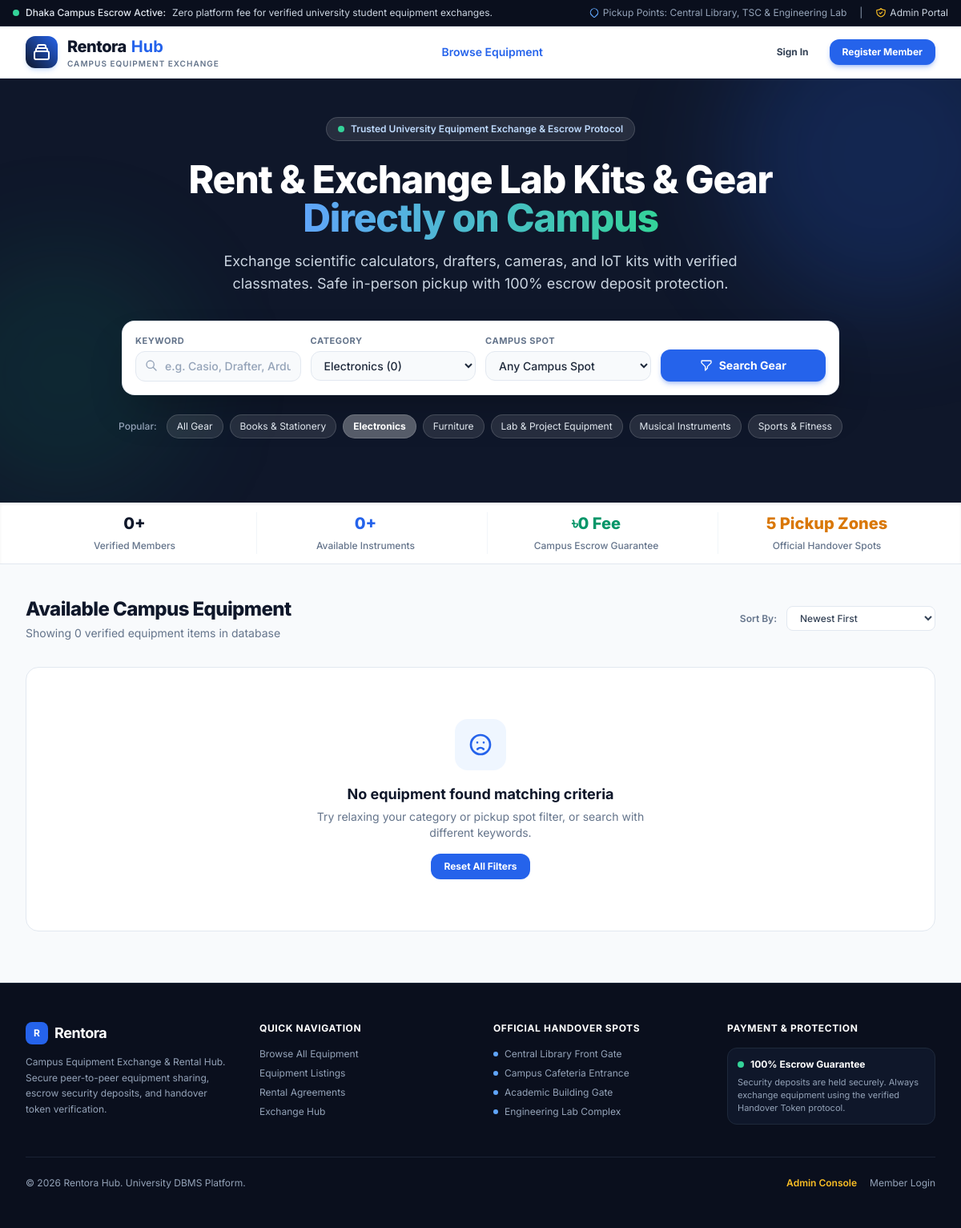
The app's page /index.php?category_id=1 with its own data.
### tables this page shows
CREATE TABLE category (
    category_id    INT UNSIGNED AUTO_INCREMENT PRIMARY KEY,
    category_name  VARCHAR(50) NOT NULL,
    CONSTRAINT uq_category_name UNIQUE (category_name)
);

### index.php (the view, shortened to what this page needs)
<?php
require_once(__DIR__ . '/config/db.php');
$query = isset($_GET['query']) ? trim($_GET['query']) : '';
$category_id = (isset($_GET['category_id']) && $_GET['category_id'] !== 'ALL' && $_GET['category_id'] !== '') ? (int)$_GET['category_id'] : 0;
$sort = isset($_GET['sort']) ? trim($_GET['sort']) : 'newest';
$categories = [];
try {
    $catStmt = $pdo->query("
        SELECT c.category_id, c.category_name, COUNT(e.equipment_id) as item_count
        FROM category c
        LEFT JOIN equipment e ON c.category_id = e.category_id AND e.availability_status = 'Available'
        GROUP BY c.category_id, c.category_name
        ORDER BY c.category_name ASC
    ");
    $categories = $catStmt->fetchAll();
} catch (Exception $e) {
    $categories = [];
}
$where_clauses = ["(e.availability_status = 'Available')"];
$params = [];
if ($category_id > 0) {
    $where_clauses[] = "e.category_id = :cat_id";
    $params['cat_id'] = $category_id;
}
$where_sql = "WHERE " . implode(" AND ", $where_clauses);
$order_sql = "ORDER BY e.equipment_id DESC";
$items = [];
$total_items = 0;
try {
    $items_sql = "SELECT e.*, e.equipment_name AS title, e.rental_rate AS daily_rate,
                         e.condition_status AS item_condition, c.category_name,
                         CONCAT(m.first_name, ' ', m.last_name) AS owner_name,
                         m.username AS owner_student_id,
                         m.campus_address AS campus_spot
                  FROM equipment e
                  LEFT JOIN category c ON e.category_id = c.category_id
                  LEFT JOIN member m ON e.owner_id = m.member_id
                  $where_sql $order_sql";
    $stmt = $pdo->prepare($items_sql);
    $stmt->execute($params);
    $items = $stmt->fetchAll();
    $total_items = count($items);
} catch (Exception $e) {
    $items = [];
    $total_items = 0;
}
$count_students = 0;
$count_avail = 0;
try {
    $stRes = $pdo->query("SELECT COUNT(*) FROM member");
    $count_students = $stRes->fetchColumn() ?: 0;
    $avRes = $pdo->query("SELECT COUNT(*) FROM equipment WHERE availability_status = 'Available'");
    $count_avail = $avRes->fetchColumn() ?: 0;
} catch (Exception $e) {
    $count_students = 0;
    $count_avail = 0;
}
require_once(__DIR__ . '/includes/header.php');
require_once(__DIR__ . '/includes/nav.php');
?>
  <section class="relative bg-gradient-to-b from-navy-900 via-navy-900 to-slate-900 text-white pt-12 pb-20 overflow-hidden">
    <div class="absolute -top-24 -right-24 w-96 h-96 bg-primary-600/20 rounded-full blur-3xl pointer-events-none"></div>
    <div class="absolute bottom-0 -left-20 w-80 h-80 bg-emerald-500/10 rounded-full blur-3xl pointer-events-none"></div>
    <div class="relative max-w-7xl mx-auto px-4 sm:px-6 lg:px-8 text-center">
      <div class="inline-flex items-center gap-2 px-3.5 py-1.5 rounded-full bg-white/10 border border-white/15 text-xs font-semibold text-blue-200 mb-6 backdrop-blur-sm">
        <span class="w-2 h-2 rounded-full bg-emerald-400"></span>
        <span>Trusted University Equipment Exchange & Escrow Protocol</span>
      </div>
      <h1 class="text-3xl sm:text-4xl lg:text-5xl font-extrabold tracking-tight text-white max-w-3xl mx-auto leading-tight">
        Rent & Exchange Lab Kits & Gear <span class="text-transparent bg-clip-text bg-gradient-to-r from-blue-400 to-emerald-400">Directly on Campus</span>
      </h1>
      <p class="mt-4 text-base sm:text-lg text-slate-300 max-w-2xl mx-auto font-normal">
        Exchange scientific calculators, drafters, cameras, and IoT kits with verified classmates. Safe in-person pickup with 100% escrow deposit protection.
      </p>
      <div class="mt-8 max-w-4xl mx-auto bg-white p-3 sm:p-4 rounded-2xl shadow-2xl border border-slate-200/80 text-left">
        <form id="filter-form" action="index.php" method="GET" class="grid grid-cols-1 sm:grid-cols-2 lg:grid-cols-4 gap-3">
          <div class="relative">
            <label for="search_query" class="block text-[11px] font-bold text-slate-500 uppercase tracking-wider mb-1">Keyword</label>
            <div class="relative">
              <input type="text" id="search_query" name="query" value="<?php echo htmlspecialchars($query); ?>" placeholder="e.g. Casio, Drafter, Arduino" class="w-full pl-9 pr-3 py-2 text-sm bg-slate-50 border border-slate-200 rounded-xl focus:ring-2 focus:ring-primary-600 focus:border-primary-600 text-slate-800 placeholder-slate-400 font-medium">
              <svg class="w-4 h-4 text-slate-400 absolute left-3 top-2.5" fill="none" stroke="currentColor" viewBox="0 0 24 24"><path stroke-linecap="round" stroke-linejoin="round" stroke-width="2" d="M21 21l-6-6m2-5a7 7 0 11-14 0 7 7 0 0114 0z"></path></svg>
            </div>
          </div>
          <div>
            <label for="category_id" class="block text-[11px] font-bold text-slate-500 uppercase tracking-wider mb-1">Category</label>
            <select id="category_id" name="category_id" class="w-full px-3 py-2 text-sm bg-slate-50 border border-slate-200 rounded-xl focus:ring-2 focus:ring-primary-600 focus:border-primary-600 text-slate-800 font-medium">
              <?php foreach ($categories as $cat): ?>
                <?php $cid = $cat['category_id'] ?? $cat['id']; ?>
                <option value="<?php echo $cid; ?>" <?php if ($category_id == $cid) echo 'selected'; ?>>
                  <?php echo htmlspecialchars($cat['category_name'] ?? $cat['name'] ?? ''); ?> (<?php echo $cat['item_count'] ?? 0; ?>)
                </option>
              <?php endforeach; ?>
            </select>
          </div>
          <div>
            <label for="pickup_spot" class="block text-[11px] font-bold text-slate-500 uppercase tracking-wider mb-1">Campus Spot</label>
            <select id="pickup_spot" name="pickup_spot" class="w-full px-3 py-2 text-sm bg-slate-50 border border-slate-200 rounded-xl focus:ring-2 focus:ring-primary-600 focus:border-primary-600 text-slate-800 font-medium">
              <option value="ALL">Any Campus Spot</option>
            </select>
          </div>
          <div class="flex items-end">
            <button type="submit" class="w-full py-2.5 px-4 bg-primary-600 hover:bg-primary-700 text-white font-bold rounded-xl text-sm shadow-md shadow-blue-600/30 transition-all flex items-center justify-center gap-2">
              <svg class="w-4 h-4" fill="none" stroke="currentColor" viewBox="0 0 24 24"><path stroke-linecap="round" stroke-linejoin="round" stroke-width="2" d="M3 4a1 1 0 011-1h16a1 1 0 011 1v2.586a1 1 0 01-.293.707l-6.414 6.414a1 1 0 00-.293.707V17l-4 4v-6.586a1 1 0 00-.293-.707L3.293 7.293A1 1 0 013 6.586V4z"></path></svg>
              <span>Search Gear</span>
            </button>
          </div>
        </form>
      </div>
      <div class="mt-6 flex flex-wrap justify-center items-center gap-2 text-xs">
        <span class="text-slate-400 font-medium mr-1">Popular:</span>
        <a href="index.php" class="px-3 py-1.5 rounded-full <?php echo ($category_id === 0) ? 'bg-white/30 text-white font-bold' : 'bg-white/10 text-slate-200'; ?> hover:bg-white/20 transition-colors border border-white/15">
          All Gear
        </a>
        <?php foreach ($categories as $cat): ?>
          <?php $cid = $cat['category_id'] ?? $cat['id']; ?>
          <a href="index.php?category_id=<?php echo $cid; ?>" class="px-3 py-1.5 rounded-full <?php echo ($category_id == $cid) ? 'bg-white/30 text-white font-bold' : 'bg-white/10 text-slate-200'; ?> hover:bg-white/20 transition-colors border border-white/15">
            <?php echo htmlspecialchars($cat['category_name'] ?? $cat['name'] ?? ''); ?>
          </a>
        <?php endforeach; ?>
      </div>
    </div>
  </section>
  <section class="bg-white border-b border-slate-200 py-3 shadow-inner">
    <div class="max-w-7xl mx-auto px-4 sm:px-6 lg:px-8">
      <div class="grid grid-cols-2 sm:grid-cols-4 gap-4 text-center divide-x divide-slate-100">
        <div>
          <span class="block text-xl font-extrabold text-navy-900"><?php echo $count_students; ?>+</span>
          <span class="text-xs text-slate-500 font-medium">Verified Members</span>
        </div>
        <div>
          <span class="block text-xl font-extrabold text-primary-600"><?php echo $count_avail; ?>+</span>
          <span class="text-xs text-slate-500 font-medium">Available Instruments</span>
        </div>
        <div>
          <span class="block text-xl font-extrabold text-emerald-600">৳0 Fee</span>
          <span class="text-xs text-slate-500 font-medium">Campus Escrow Guarantee</span>
        </div>
        <div>
          <span class="block text-xl font-extrabold text-amber-600">5 Pickup Zones</span>
          <span class="text-xs text-slate-500 font-medium">Official Handover Spots</span>
        </div>
      </div>
    </div>
  </section>
  <main class="flex-1 max-w-7xl mx-auto px-4 sm:px-6 lg:px-8 py-10 w-full">
    <div class="flex flex-col sm:flex-row justify-between items-start sm:items-center gap-4 mb-8">
      <div>
        <h2 class="text-2xl font-extrabold text-navy-900 tracking-tight">Available Campus Equipment</h2>
        <p class="text-sm text-slate-500 mt-1">Showing <?php echo $total_items; ?> verified equipment items in database</p>
      </div>
      <form action="index.php" method="GET" class="flex items-center gap-3 w-full sm:w-auto">
        <label for="sort" class="text-xs font-semibold text-slate-500 whitespace-nowrap">Sort By:</label>
        <select id="sort" name="sort" onchange="this.form.submit()" class="px-3 py-1.5 text-xs bg-white border border-slate-200 rounded-lg text-slate-700 font-medium focus:ring-primary-600 focus:border-primary-600">
          <option value="newest" <?php if ($sort === 'newest') echo 'selected'; ?>>Newest First</option>
        </select>
      </form>
    </div>
    <?php if ($total_items > 0): ?>
      <div class="grid grid-cols-1 sm:grid-cols-2 lg:grid-cols-4 gap-6">
        <?php foreach ($items as $item):
          $cond_class = 'bg-emerald-100 text-emerald-800 border-emerald-200';
          if (($item['item_condition'] ?? '') === 'Good') {
              $cond_class = 'bg-blue-100 text-blue-800 border-blue-200';
          } elseif (($item['item_condition'] ?? '') === 'Fair') {
              $cond_class = 'bg-amber-100 text-amber-800 border-amber-200';
          }
          $item_image = !empty($item['image_url']) ? $item['image_url'] : 'https://images.unsplash.com/photo-1581291518857-4e27b48ff24e?w=600&auto=format&fit=crop&q=80';
          $itemId = $item['equipment_id'] ?? $item['id'] ?? 1;
        ?>
          <div class="bg-white rounded-2xl border border-slate-200/90 overflow-hidden shadow-sm hover:shadow-xl transition-all duration-300 card-hover flex flex-col">
            <div class="relative h-48 w-full bg-slate-100 overflow-hidden group">
              <img src="<?php echo htmlspecialchars($item_image); ?>" alt="<?php echo htmlspecialchars($item['title'] ?? ''); ?>" class="w-full h-full object-cover group-hover:scale-105 transition-transform duration-500">
              <div class="absolute top-3 left-3 flex flex-wrap gap-1.5">
                <span class="text-[10px] font-extrabold px-2.5 py-0.5 rounded-full border <?php echo $cond_class; ?> shadow-sm backdrop-blur-md">
                  <?php echo htmlspecialchars($item['item_condition'] ?? 'Good'); ?>
                </span>
                <span class="text-[10px] font-extrabold px-2.5 py-0.5 rounded-full bg-slate-900/80 text-white backdrop-blur-md">
                  <?php echo htmlspecialchars($item['category_name'] ?? 'Equipment'); ?>
                </span>
              </div>
              <div class="absolute bottom-3 right-3 bg-white/95 backdrop-blur-md px-2.5 py-1 rounded-lg text-xs font-bold text-navy-900 shadow">
                ৳<?php echo number_format($item['daily_rate'] ?? 0); ?> <span class="text-[10px] text-slate-500 font-normal">/ day</span>
              </div>
            </div>
            <div class="p-5 flex-1 flex flex-col justify-between">
              <div>
                <div class="text-[11px] font-semibold text-primary-600 uppercase tracking-wider mb-1">
                  <?php echo htmlspecialchars($item['category_name'] ?? 'General'); ?>
                </div>
                <h3 class="font-bold text-navy-900 text-base leading-snug line-clamp-2 hover:text-primary-600 transition-colors">
                  <a href="item-details.php?id=<?php echo $itemId; ?>"><?php echo htmlspecialchars($item['title'] ?? 'Equipment'); ?></a>
                </h3>
                <div class="mt-3 space-y-1.5 text-xs text-slate-500 border-y border-slate-100 py-2.5 my-3">
                  <div class="flex items-center justify-between">
                    <span class="text-slate-500">Deposit:</span>
                    <span class="font-bold text-slate-700">৳<?php echo number_format($item['security_deposit'] ?? 0); ?> <span class="text-[10px] font-normal text-emerald-600">(Refundable)</span></span>
                  </div>
                  <div class="flex items-center gap-1.5 text-slate-600 truncate" title="<?php echo htmlspecialchars($item['campus_spot'] ?? 'Campus'); ?>">
                    <svg class="w-3.5 h-3.5 text-red-500 shrink-0" fill="currentColor" viewBox="0 0 20 20"><path fill-rule="evenodd" d="M5.05 4.05a7 7 0 119.9 9.9L10 18.9l-4.95-4.95a7 7 0 010-9.9zM10 11a2 2 0 100-4 2 2 0 000 4z" clip-rule="evenodd"></path></svg>
                    <span class="truncate"><?php echo htmlspecialchars($item['campus_spot'] ?? 'Campus'); ?></span>
                  </div>
                </div>
              </div>
              <div>
                <div class="flex items-center justify-between text-xs text-slate-500 mb-3.5">
                  <div class="flex items-center gap-2">
                    <div class="w-6 h-6 rounded-full bg-slate-200 text-slate-700 flex items-center justify-center font-bold text-[10px]">
                      <?php echo strtoupper(substr($item['owner_name'] ?? 'M', 0, 1)); ?>
                    </div>
                    <span class="font-medium text-slate-700 truncate max-w-[120px]"><?php echo htmlspecialchars($item['owner_name'] ?? 'Member'); ?></span>
                  </div>
                  <div class="text-[11px] font-semibold text-primary-600">
                    <?php echo htmlspecialchars($item['owner_student_id'] ?? ''); ?>
                  </div>
                </div>
                <a href="item-details.php?id=<?php echo $itemId; ?>" class="w-full py-2.5 px-4 rounded-xl bg-navy-900 hover:bg-primary-600 text-white text-xs font-bold text-center block shadow transition-all hover:shadow-md">
                  View & Rent Equipment
                </a>
              </div>
            </div>
          </div>
        <?php endforeach; ?>
      </div>
    <?php else: ?>
      <div class="text-center py-16 bg-white rounded-2xl border border-slate-200 p-8 my-6">
        <div class="w-16 h-16 bg-blue-50 text-primary-600 rounded-2xl flex items-center justify-center mx-auto mb-4">
          <svg class="w-8 h-8" fill="none" stroke="currentColor" viewBox="0 0 24 24"><path stroke-linecap="round" stroke-linejoin="round" stroke-width="2" d="M9.172 16.172a4 4 0 015.656 0M9 10h.01M15 10h.01M21 12a9 9 0 11-18 0 9 9 0 0118 0z"></path></svg>
        </div>
        <h3 class="text-lg font-bold text-navy-900">No equipment found matching criteria</h3>
        <p class="text-sm text-slate-500 max-w-md mx-auto mt-1">Try relaxing your category or pickup spot filter, or search with different keywords.</p>
        <a href="index.php" class="inline-block mt-4 px-4 py-2 bg-primary-600 text-white rounded-xl text-xs font-bold hover:bg-primary-700 transition-colors">
          Reset All Filters
        </a>
      </div>
    <?php endif; ?>
  </main>
<?php require_once(__DIR__ . '/includes/footer.php'); ?>

### assets/css/style.css (style rules this page uses)
:root { --primary-navy: #0f172a; --royal-blue: #1e3a8a; --accent-blue: #2563eb; --emerald-accent: #059669; --amber-accent: #d97706; --bkash-pink: #e2136e; --nagad-orange: #f7941d; }
body { font-family: 'Inter', -apple-system, BlinkMacSystemFont, 'Segoe UI', Roboto, Oxygen, Ubuntu, Cantarell, sans-serif; -webkit-font-smoothing: antialiased; -moz-osx-font-smoothing: grayscale; }

### records on screen
category: category_name "Books & Stationery"
category: category_name "Electronics"
category: category_name "Furniture"
category: category_name "Lab & Project Equipment"
category: category_name "Musical Instruments"
category: category_name "Sports & Fitness"

### other values on screen
$count_students "0"
$count_avail "0"
$total_items "0"
form field category_id "Electronics (0)"
